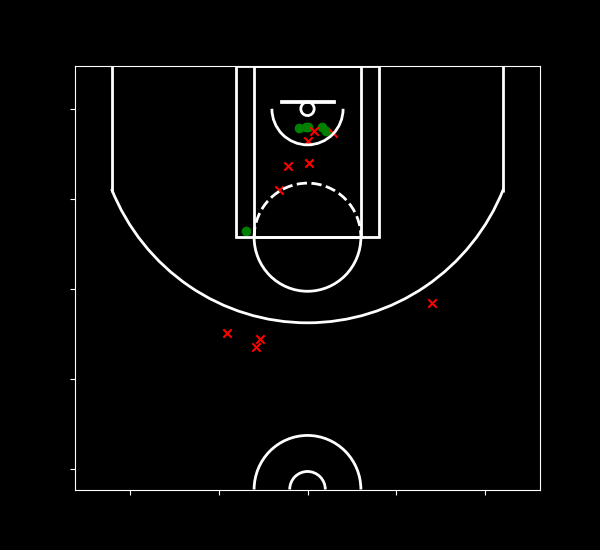

The Python source for this figure:
import requests
import matplotlib
import matplotlib.pyplot as plt
import pandas as pd
import urllib.request
# import seaborn as sns
import json
from matplotlib.patches import Circle, Rectangle, Arc
import sys

input = sys.argv[1]
# print(input)
shots = json.loads(input)


plt.style.use("dark_background")


def draw_court(ax=None, color="w", lw=2, outer_lines=False):
    # If an axes object isn't provided to plot onto, just get current one
    if ax is None:
        ax = plt.gca()

    # Create the various parts of an NBA basketball court

    # Create the basketball hoop
    # Diameter of a hoop is 18" so it has a radius of 9", which is a value
    # 7.5 in our coordinate system
    hoop = Circle((0, 0), radius=7.5, linewidth=lw, color=color, fill=False)

    # Create backboard
    backboard = Rectangle((-30, -7.5), 60, -1, linewidth=lw, color=color)

    # The paint
    # Create the outer box 0f the paint, width=16ft, height=19ft
    outer_box = Rectangle((-80, -47.5), 160, 190, linewidth=lw, color=color, fill=False)
    # Create the inner box of the paint, widt=12ft, height=19ft
    inner_box = Rectangle((-60, -47.5), 120, 190, linewidth=lw, color=color, fill=False)

    # Create free throw top arc
    top_free_throw = Arc(
        (0, 142.5),
        120,
        120,
        theta1=0,
        theta2=180,
        linewidth=lw,
        color=color,
        fill=False,
    )
    # Create free throw bottom arc
    bottom_free_throw = Arc(
        (0, 142.5),
        120,
        120,
        theta1=180,
        theta2=0,
        linewidth=lw,
        color=color,
        linestyle="dashed",
    )
    # Restricted Zone, it is an arc with 4ft radius from center of the hoop
    restricted = Arc((0, 0), 80, 80, theta1=0, theta2=180, linewidth=lw, color=color)

    # Three point line
    # Create the side 3pt lines, they are 14ft long before they begin to arc
    corner_three_a = Rectangle((-220, -47.5), 0, 140, linewidth=lw, color=color)
    corner_three_b = Rectangle((220, -47.5), 0, 140, linewidth=lw, color=color)
    # 3pt arc - center of arc will be the hoop, arc is 23'9" away from hoop
    # I just played around with the theta values until they lined up with the
    # threes
    three_arc = Arc((0, 0), 475, 475, theta1=22, theta2=158, linewidth=lw, color=color)

    # Center Court
    center_outer_arc = Arc(
        (0, 422.5), 120, 120, theta1=180, theta2=0, linewidth=lw, color=color
    )
    center_inner_arc = Arc(
        (0, 422.5), 40, 40, theta1=180, theta2=0, linewidth=lw, color=color
    )

    # List of the court elements to be plotted onto the axes
    court_elements = [
        hoop,
        backboard,
        outer_box,
        inner_box,
        top_free_throw,
        bottom_free_throw,
        restricted,
        corner_three_a,
        corner_three_b,
        three_arc,
        center_outer_arc,
        center_inner_arc,
    ]

    if outer_lines:
        # Draw the half court line, baseline and side out bound lines
        outer_lines = Rectangle(
            (-250, -47.5), 500, 470, linewidth=lw, color=color, fill=False
        )
        court_elements.append(outer_lines)

    # Add the court elements onto the axes
    for element in court_elements:
        ax.add_patch(element)

    return ax


# f = open("data/test.json")
# shots = json.load(f)
made_shots = []
missed_shots = []
for shot in shots:
    if shot["ShotMade"] == 1:
        made_shots.append(shot)
    elif shot["ShotMade"] == 0:
        missed_shots.append(shot)

made_df = pd.DataFrame(made_shots)
missed_df = pd.DataFrame(missed_shots)

plt.figure(figsize=(6, 5.5))
draw_court()
plt.scatter(made_df.LocationX, made_df.LocationY, marker="o", c="green")
plt.scatter(missed_df.LocationX, missed_df.LocationY, marker="x", c="red")


# Descending values along th y axis from bottom to top
# in order to place the hoop by the top of plot
plt.ylim(422.5, -47.5)
# get rid of axis tick labels
plt.tick_params(labelbottom=False, labelleft=False)
plt.savefig("shotplot.png")
# plt.show()


# # we pass in the link to the image as the 1st argument
# # the 2nd argument tells urlretrieve what we want to scrape
# url = "https://ak-static.cms.nba.com/wp-content/uploads/headshots/nba/latest/260x190/"
# player_id = 1628960
# player_url = url + str(player_id) + ".png"
# player_png = str(player_id) + ".png"

# pic = urllib.request.urlretrieve(
#     player_url,
#     player_png,
# )

# # urlretrieve returns a tuple with our image as the first
# # element and imread reads in the image as a
# # mutlidimensional numpy array so matplotlib can plot it
# player_pic = plt.imread(pic[0])
